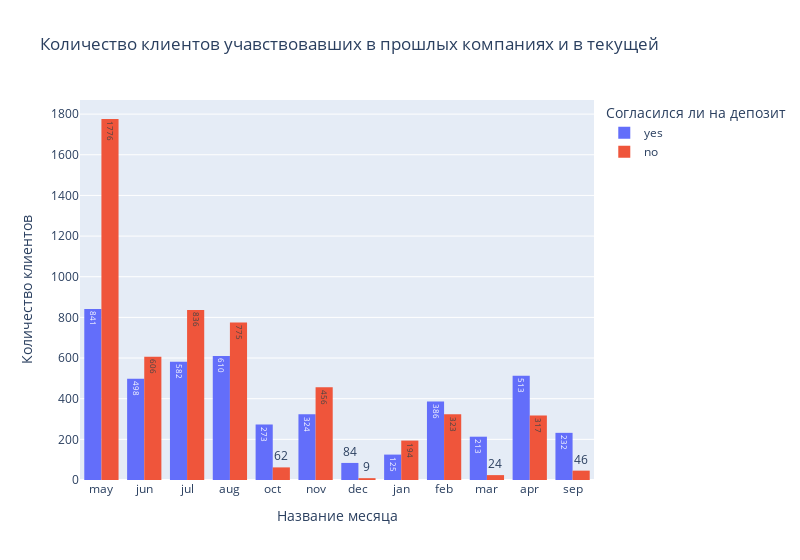

Here is the notebook cell this chart was saved with:
### Markdown cell above
### Задание 7

### Code cell
#Построим многоуровневую столбчатую диаграмму
fig_month = px.histogram(cleaned_df, 
        x="month", 
        y="deposit", 
        histfunc='count', 
        color="deposit", 
        barmode='group',
        text_auto=True,
        width=800,
        title='Количество клиентов учавствовавших в прошлых компаниях и в текущей', 
        labels=dict(month='Название месяца', deposit='Согласился ли на депозит')
        )
#Переименуем ось Y
fig_month.update_layout(yaxis_title_text='Количество клиентов')
fig_month.show()

### Figure 1 — Plotly figure (JSON) as saved in the notebook; plotly's stock layout.template omitted (floating-point values rounded to 4 significant figures; data arrays with more than 128 entries replaced by an {"elided": "..."} marker saying what was removed)
{"data": [{"alignmentgroup": "True", "bingroup": "x", "histfunc": "count", "hovertemplate": "Согласился ли на депозит=yes<br>Название месяца=%{x}<br>count=%{y}<extra></extra>", "legendgroup": "yes", "marker": {"color": "#636efa", "pattern": {"shape": ""}}, "name": "yes", "offsetgroup": "yes", "orientation": "v", "showlegend": true, "texttemplate": "%{value}", "type": "histogram", "x": {"elided": "4681 str values"}, "xaxis": "x", "y": {"elided": "4681 str values"}, "yaxis": "y"}, {"alignmentgroup": "True", "bingroup": "x", "histfunc": "count", "hovertemplate": "Согласился ли на депозит=no<br>Название месяца=%{x}<br>count=%{y}<extra></extra>", "legendgroup": "no", "marker": {"color": "#EF553B", "pattern": {"shape": ""}}, "name": "no", "offsetgroup": "no", "orientation": "v", "showlegend": true, "texttemplate": "%{value}", "type": "histogram", "x": {"elided": "5424 str values"}, "xaxis": "x", "y": {"elided": "5424 str values"}, "yaxis": "y"}], "layout": {"barmode": "group", "legend": {"title": {"text": "Согласился ли на депозит"}, "tracegroupgap": 0}, "title": {"text": "Количество клиентов учавствовавших в прошлых компаниях и в текущей"}, "width": 800, "xaxis": {"anchor": "y", "domain": [0, 1], "title": {"text": "Название месяца"}}, "yaxis": {"anchor": "x", "categoryarray": ["no", "yes"], "categoryorder": "array", "domain": [0, 1], "title": {"text": "Количество клиентов"}}}}
